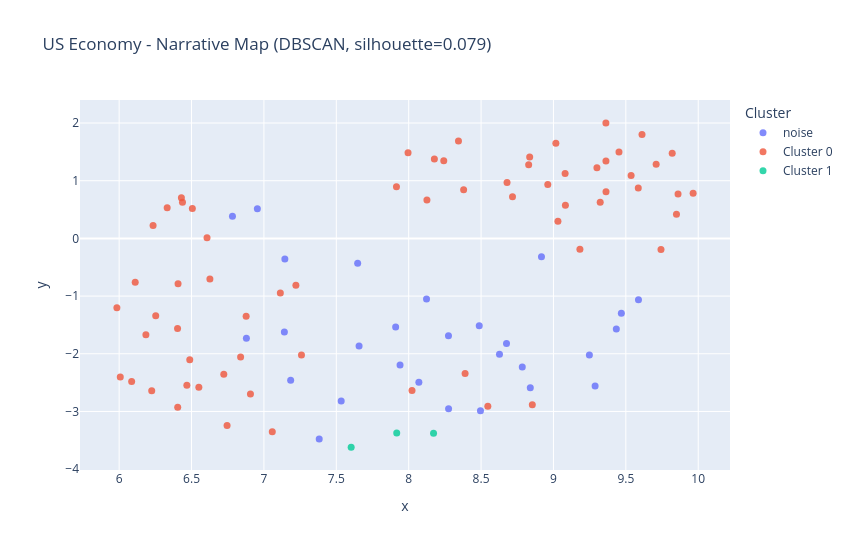

Notebook code cell kept with this figure:
### Code cell
make_narrative_map(economy, "US Economy")

### Figure 1 — Plotly figure (JSON) as saved in the notebook; plotly's stock layout.template omitted (floating-point values rounded to 4 significant figures; data arrays with more than 128 entries replaced by an {"elided": "..."} marker saying what was removed)
{"data": [{"customdata": [["Honda Hybrid Sedan Prototype part of post-EV fiasco rebuild plan; 2028 HR-V to g...", "paul_tan_s_automotive_news", "right"], ["Macao Sustainability Leader Sustaincia Joins the Sands Cares Accelerator", "prnewswire", "centre"], ["Starmer braces for leadership challenge from Wes Streeting (and possibly Angela ...", "thejournal_ie", "left"], ["The 8 at 8: Thursday", "thejournal_ie", "left"], ["Tauranga, Western Bay regional deal: New tolls and Katikati Bypass to be conside...", "new_zealand_herald", "centre"], ["Kyrgyzstan’s president and his enforcer fall out", "the_irish_times", "centre"], ["Middle Housing: When Neoliberalism Comes to Town", "counterpunch", "left"], ["[Catholic Caucus Devotional] My Catholic Life! Catholic Daily Reflections: One o...", "freerepublic_com", "right"], ["Heartland/Rasmussen Poll: Majority of Young Likely Voters Want Democratic Social...", "freerepublic_com", "right"], ["Work is broken and it is well past time to fix it for Ireland’s working parents", "the_irish_times", "left"], ["The gathering with K.M. and the high-profile guests at Costa Navarino, the green...", "protothema_gr", "centre"], ["Letters: RTÉ should do us a favour and stay away from all future Eurovision Song...", "independent_ie", "centre"], ["Banks swipe 42,000 homes from struggling Americans in just one month as housing ...", "dailymail_com", "left"], ["Is Michael McGrath the EU’s Big Tech whisperer?", "the_irish_times", "centre"], ["The Productive Clash: Heritage Interiors, Contemporary Projects, and the Value o...", "archdaily", "centre"], ["NMG Discloses Annual General & Special Meeting Voting Results and Announces the ...", "financial_post", "centre"], ["On The Up: West Coast hunters’ Game to Give scheme turns wild venison into 800 m...", "new_zealand_herald", "centre"], ["How World Cup filming has evolved since the last US tournament – from spider cam...", "khabarhub_com", "centre"], ["Elon Musk just defended America better than every politician in Washington combi...", "freerepublic_com", "right"], ["Terminal operator enhances Customs operations with ICT complex", "the_punch", "right"], ["NIWA intensifies safety drive on Lagos waterways", "the_punch", "right"], ["NFL Ended Minority Offensive Assistant Mandate Before '25 Season", "freerepublic_com", "left"], ["One silly mistake can sabotage your medical career before it starts [PODCAST]", "kevinmd_com", "left"], ["NFLPA head: Players strongly want 'high quality' grass fields", "freerepublic_com", "left"], ["Feds poised to weaken industrial carbon pricing", "national_observer", "right"], ["In the wake of iShowSpeed’s viewbot drama, what happens to the Twitch record boo...", "tubefilter", "centre"], ["Why Does Capital One Consider Lawful Gun Sales to be a ‘Prohibited Industry’?", "freerepublic_com", "right"], ["Labor unions urge senators to oppose crypto legislation ahead of vote", "crypto_briefing", "centre"]], "hovertemplate": "cluster=noise<br>headline=%{customdata[0]}<br>outlet=%{customdata[1]}<br>bias_label=%{customdata[2]}<extra></extra>", "legendgroup": "noise", "marker": {"color": "#636efa", "opacity": 0.8, "size": 7, "symbol": "circle"}, "mode": "markers", "name": "noise", "orientation": "v", "showlegend": true, "type": "scatter", "x": [7.185, 8.917, 8.627, 8.676, 7.91, 7.648, 7.94, 8.487, 8.496, 8.84, 6.783, 6.955, 7.534, 8.785, 7.657, 8.123, 8.275, 9.469, 7.145, 7.141, 6.879, 9.248, 9.288, 9.434, 7.382, 9.587, 8.07, 8.275], "xaxis": "x", "y": [-2.46, -0.3172, -2.01, -1.823, -1.537, -0.4307, -2.193, -1.516, -2.985, -2.589, 0.3834, 0.5127, -2.818, -2.23, -1.865, -1.051, -1.688, -1.298, -0.3554, -1.623, -1.732, -2.023, -2.558, -1.571, -3.477, -1.062, -2.496, -2.955], "yaxis": "y"}, {"customdata": {"elided": "65x3 str values"}, "hovertemplate": "cluster=Cluster 0<br>headline=%{customdata[0]}<br>outlet=%{customdata[1]}<br>bias_label=%{customdata[2]}<extra></extra>", "legendgroup": "Cluster 0", "marker": {"color": "#EF553B", "opacity": 0.8, "size": 7, "symbol": "circle"}, "mode": "markers", "name": "Cluster 0", "orientation": "v", "showlegend": true, "type": "scatter", "x": [6.506, 6.723, 6.404, 6.332, 6.607, 9.861, 6.437, 7.916, 6.185, 6.234, 6.746, 9.323, 9.363, 9.586, 9.3, 6.111, 6.907, 6.086, 9.183, 8.38, 9.85, 6.253, 6.43, 9.017, 8.961, 6.627, 9.965, 7.058, 8.39, 6.225, 9.453, 9.362, 6.877, 9.743, 6.403, 9.709, 6.839, 9.82, 8.126, 6.468, 9.612, 9.363, 6.407, 9.08, 8.854, 6.008, 7.259, 8.344, 8.242, 8.836, 6.488, 7.113, 9.536, 8.829, 8.023, 8.679, 9.083, 7.996, 7.221, 8.177, 8.547, 8.717, 5.984, 9.031, 6.55], "xaxis": "x", "y": [0.5195, -2.355, -2.929, 0.5295, 0.01082, 0.7689, 0.6267, 0.8973, -1.669, 0.2226, -3.242, 0.6284, 0.8109, 0.8728, 1.224, -0.762, -2.696, -2.479, -0.1859, 0.8447, 0.4196, -1.34, 0.7056, 1.648, 0.9332, -0.7044, 0.784, -3.351, -2.34, -2.641, 1.498, 2.003, -1.35, -0.1916, -1.563, 1.285, -2.057, 1.476, 0.6654, -2.545, 1.803, 1.342, -0.7842, 1.125, -2.884, -2.405, -2.019, 1.689, 1.347, 1.412, -2.103, -0.9467, 1.091, 1.279, -2.635, 0.9706, 0.5747, 1.483, -0.8138, 1.378, -2.911, 0.7231, -1.201, 0.2992, -2.58], "yaxis": "y"}, {"customdata": [["Warsh confirmed as Fed chair as bank faces Trump assault", "rte", "centre"], ["Kevin Warsh set to lead Federal Reserve as US inflation climbs toward three-year...", "crypto_briefing", "centre"], ["Senate confirms Kevin Warsh as chairman of Federal Reserve", "israelnationalnews_com", "centre"]], "hovertemplate": "cluster=Cluster 1<br>headline=%{customdata[0]}<br>outlet=%{customdata[1]}<br>bias_label=%{customdata[2]}<extra></extra>", "legendgroup": "Cluster 1", "marker": {"color": "#00cc96", "opacity": 0.8, "size": 7, "symbol": "circle"}, "mode": "markers", "name": "Cluster 1", "orientation": "v", "showlegend": true, "type": "scatter", "x": [7.917, 7.603, 8.172], "xaxis": "x", "y": [-3.375, -3.618, -3.375], "yaxis": "y"}], "layout": {"height": 550, "legend": {"title": {"text": "Cluster"}, "tracegroupgap": 0}, "title": {"text": "US Economy - Narrative Map (DBSCAN, silhouette=0.079)"}, "width": 850, "xaxis": {"anchor": "y", "domain": [0, 1], "title": {"text": "x"}}, "yaxis": {"anchor": "x", "domain": [0, 1], "title": {"text": "y"}}}}
